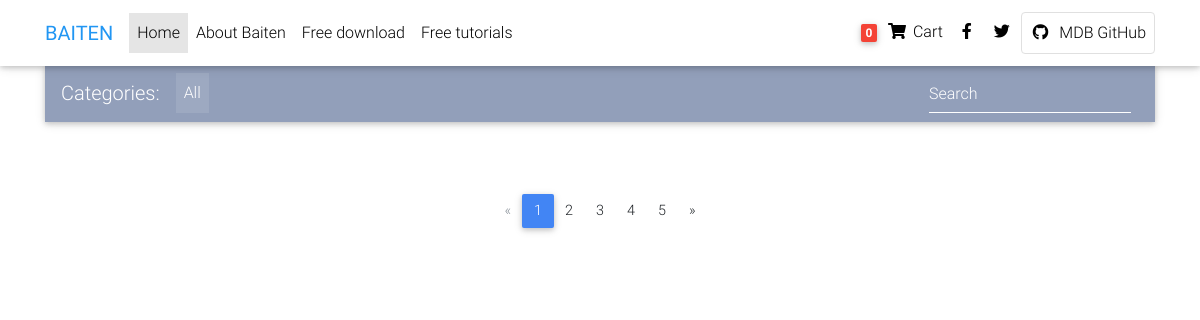
The app's page /, older data.
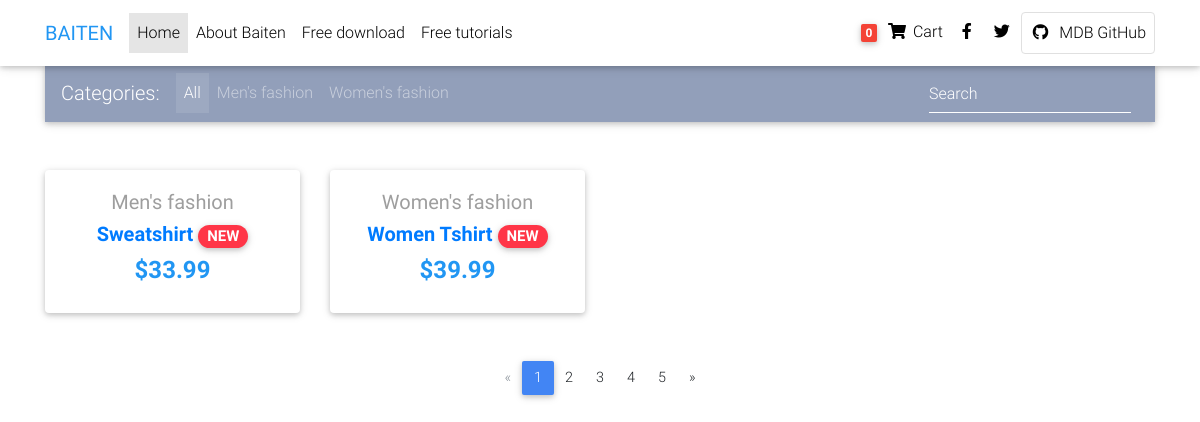
The same page, newer data.
### shop/models.py (models this page shows, shortened)
class Category(models.Model):
    name = models.CharField(max_length=200,
                            db_index=True)
    slug = models.SlugField(max_length=200,
                            unique=True)
    class Meta:
        ordering = ('name',)
        verbose_name = 'category'
        verbose_name_plural = 'categories'
    def get_absolute_url(self):
        return reverse('shop:item_list',
                       args=[self.slug])

class Item(models.Model):
    category = models.ForeignKey(Category,
                                 related_name='products',
                                 on_delete=models.CASCADE)
    name = models.CharField(max_length=200, db_index=True)
    slug = models.SlugField(max_length=200, db_index=True)
    image = models.ImageField(upload_to='products/%Y/%m/%d',
                              blank=True)
    description = models.TextField(blank=True)
    price = models.DecimalField(max_digits=10, decimal_places=2)
    available = models.BooleanField(default=True)
    created = models.DateTimeField(auto_now_add=True)
    updated = models.DateTimeField(auto_now=True)
    tags = models.CharField(choices=TAG_CHOICES,
                            max_length=1)
    class Meta:
        ordering = ('name',)
        index_together = (('id', 'slug'),)
    def get_absolute_url(self):
        return reverse('shop:item_detail',
                       args=[self.id, self.slug])

### shop/views.py (the view)
# urls.py: path('', views.item_list, name='item_list'),
def item_list(request, category_slug=None):
    category = None
    categories = Category.objects.all()
    items = Item.objects.filter(available=True)
    if category_slug:
        category = get_object_or_404(Category, slug=category_slug)
        items = items.filter(category=category)
    return render(request,
                  'item/list.html',
                  {'category': category,
                   'categories': categories,
                   'items': items})

### shop/templates/item/list.html (shortened to what this page needs)
{% extends "base.html" %}
{% load static %}
{% block content %}
  <main>
    <div class="container">
      <nav class="navbar navbar-expand-lg navbar-dark mdb-color lighten-3 mt-3 mb-5">
        <span class="navbar-brand">Categories:</span>
        <div class="collapse navbar-collapse" id="basicExampleNav">
          <ul class="navbar-nav mr-auto">
            <li class="nav-item active">
              <a class="nav-link" href="{% url "shop:item_list" %}">All
              </a>
            </li>
            {% for c in categories %}
                <li {% if category.slug == c.slug %} class="nav-item">{% endif %}
                    <a class="nav-link" href="{{ c.get_absolute_url }}">{{ c.name }}</a>
                </li>
            {% endfor %}
          </ul>
          <form class="form-inline">
            <div class="md-form my-0">
              <input class="form-control mr-sm-2" type="text" placeholder="Search" aria-label="Search">
            </div>
          </form>
        </div>
      </nav>
      <section class="text-center mb-4">
        <div class="row wow fadeIn">
            {% for item in items %}
          <div class="col-lg-3 col-md-6 mb-4">
            <div class="card">
              <div class="card-body text-center">
                <a href="" class="grey-text">
                  <h5>{{ item.category.name|truncatechars:20 }}</h5>
                </a>
                <h5>
                  <strong>
                    <a href="{{ item.get_absolute_url }}">{{ item.name }}
                      <span class="badge badge-pill danger-color">NEW</span>
                    </a>
                  </strong>
                </h5>
                <h4 class="font-weight-bold blue-text">
                  <strong>${{ item.price }}</strong>
                </h4>
              </div>
            </div>
          </div>
          {% endfor %}
        </div>
      </section>
      <nav class="d-flex justify-content-center wow fadeIn">
        <ul class="pagination pg-blue">
          <li class="page-item disabled">
            <a class="page-link" href="#" aria-label="Previous">
              <span aria-hidden="true">&laquo;</span>
            </a>
          </li>
          <li class="page-item active">
            <a class="page-link" href="#">1
            </a>
          </li>
          <li class="page-item">
            <a class="page-link" href="#">2</a>
          </li>
          <li class="page-item">
            <a class="page-link" href="#">3</a>
          </li>
          <li class="page-item">
            <a class="page-link" href="#">4</a>
          </li>
          <li class="page-item">
            <a class="page-link" href="#">5</a>
          </li>
          <li class="page-item">
            <a class="page-link" href="#" aria-label="Next">
              <span aria-hidden="true">&raquo;</span>
            </a>
          </li>
        </ul>
      </nav>
    </div>
  </main>
{% endblock %}

### shop/templates/base.html (shortened to what this page needs)
{% load static %}
<!DOCTYPE html>
<html>
    <head>
  <link rel="stylesheet" href="https://use.fontawesome.com/releases/v5.11.2/css/all.css">
  <link href="{% static "css/bootstrap.min.css" %}" rel="stylesheet">
  <link href="{% static "css/mdb.min.css" %}" rel="stylesheet">
  <link href="{% static "css/style.min.css" %}" rel="stylesheet">
</head>
    <nav class="navbar fixed-top navbar-expand-lg navbar-light white scrolling-navbar">
    <div class="container">
      <a class="navbar-brand waves-effect" href="#" target="_blank">
        <strong class="blue-text">BAITEN</strong>
      </a>
      <div class="collapse navbar-collapse" id="navbarSupportedContent">
        <ul class="navbar-nav mr-auto">
          <li class="nav-item active">
            <a class="nav-link waves-effect" href="#">Home
            </a>
          </li>
          <li class="nav-item">
            <a class="nav-link waves-effect" href="https://mdbootstrap.com/docs/jquery/" target="_blank">About Baiten</a>
          </li>
          <li class="nav-item">
            <a class="nav-link waves-effect" href="https://mdbootstrap.com/docs/jquery/getting-started/download/"
              target="_blank">Free download</a>
          </li>
          <li class="nav-item">
            <a class="nav-link waves-effect" href="https://mdbootstrap.com/education/bootstrap/" target="_blank">Free
              tutorials</a>
          </li>
        </ul>
        <ul class="navbar-nav nav-flex-icons">
          <li class="nav-item">
            <a class="nav-link waves-effect">
              <span class="badge red z-depth-1 mr-1"> 0 </span>
              <i class="fas fa-shopping-cart"></i>
              <span class="clearfix d-none d-sm-inline-block"> Cart </span>
            </a>
          </li>
          <li class="nav-item">
            <a href="https://www.facebook.com/Baiten" class="nav-link waves-effect" target="_blank">
              <i class="fab fa-facebook-f"></i>
            </a>
          </li>
          <li class="nav-item">
            <a href="https://twitter.com/Baiten" class="nav-link waves-effect" target="_blank">
              <i class="fab fa-twitter"></i>
            </a>
          </li>
          <li class="nav-item">
            <a href="https://github.com/mdbootstrap/bootstrap-material-design" class="nav-link border border-light rounded waves-effect"
              target="_blank">
              <i class="fab fa-github mr-2"></i>MDB GitHub
            </a>
          </li>
        </ul>
      </div>
    </div>
  </nav>
    <body>
        <div id="header">
            <a href="/" class="logo">Baiten</a>
        </div>
        <div id="subheader">
            <div class="cart">
            </div>
        </div>
        <div id="content">
            {% block content %}
            {% endblock %}
        </div>
    </body>
</html>

### shop/templates/base.html (style rules this page uses)
html, body, header, .carousel { height: 60vh; }

Row changes from the older to the newer data that the page shows:
added Category: name "Men's fashion"
added Category: name "Women's fashion"
added Item: category.name "Men's fashion", name "Sweatshirt", price "33.99"
added Item: category.name "Women's fashion", name "Women Tshirt", price "39.99"
